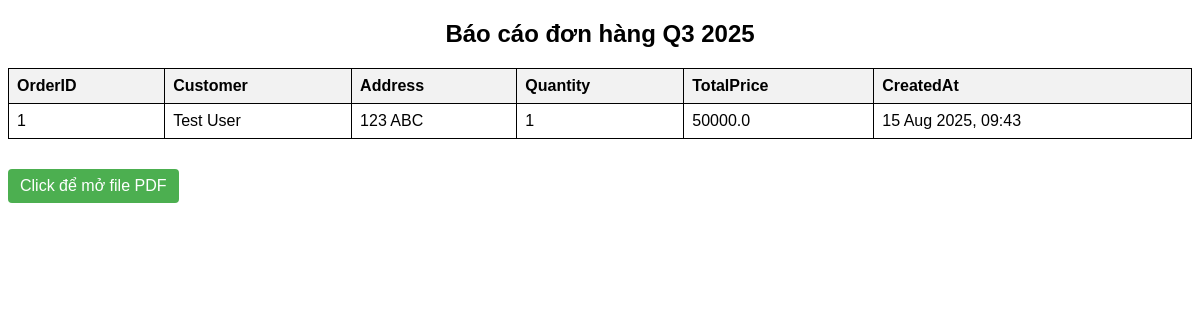
The app's page /storereport/quarter/ (signed in) with its own data.
### store/models.py (models this page shows, shortened)
class Order(models.Model):
    customer_name = models.CharField(max_length=150)
    address = models.CharField(max_length=255)
    phone = models.CharField(max_length=20, blank=True, null=True)
    created_at = models.DateTimeField(auto_now_add=True)
    total_price = models.FloatField(default=0.0)

### storereport/views.py (the view)
# urls.py: path('quarter/', views.report_in_quarter, name='quarter'),
def report_in_quarter(request):
    if not request.session.get('superuser', False):
        return render(request, 'storereport/no_permission.html')
    from store.models import Order
    from django.conf import settings
    from datetime import datetime
    import os
    from xhtml2pdf import pisa
    now = datetime.today()
    year = now.year
    month = now.month
    if month in [1,2,3]:
        start_month, end_month = 1,3
    elif month in [4,5,6]:
        start_month, end_month = 4,6
    elif month in [7,8,9]:
        start_month, end_month = 7,9
    else:
        start_month, end_month = 10,12
    orders = Order.objects.filter(
        created_at__year=year,
        created_at__month__gte=start_month,
        created_at__month__lte=end_month
    )
    data = []
    for order in orders:
        data.append({
            'OrderID': order.id,
            'Customer': order.customer_name,
            'Address': order.address,
            'TotalPrice': order.total_price,
            'CreatedAt': order.created_at,
            'Quantity': 1
        })
    quarter_number = (start_month-1)//3 +1
    context = {'orders': data, 'quarter': f"Q{quarter_number}", 'year': year}
    html_string = render(request, 'storereport/orders_report.html', context).content.decode('utf-8')
    if not os.path.exists(settings.MEDIA_ROOT):
        os.makedirs(settings.MEDIA_ROOT)
    pdf_filename = os.path.join(settings.MEDIA_ROOT, f"orders_report_q{quarter_number}_{year}.pdf")
    with open(pdf_filename, "w+b") as f:
        pisa_status = pisa.CreatePDF(html_string, dest=f)
    context['pdf_file'] = settings.MEDIA_URL + f"orders_report_q{quarter_number}_{year}.pdf"
    context['pisa_status'] = pisa_status.err
    return render(request, 'storereport/orders_report.html', context)

### storereport/templates/storereport/orders_report.html (shortened to what this page needs)
<!DOCTYPE html>
<html lang="en">
<head>
</head>
<body>
    <h2>Báo cáo đơn hàng {{ quarter }} {{ year }}</h2>
    {% if orders %}
        <table>
            <thead>
                <tr>
                    <th>OrderID</th>
                    <th>Customer</th>
                    <th>Address</th>
                    <th>Quantity</th>
                    <th>TotalPrice</th>
                    <th>CreatedAt</th>
                </tr>
            </thead>
            <tbody>
                {% for order in orders %}
                <tr>
                    <td>{{ order.OrderID }}</td>
                    <td>{{ order.Customer }}</td>
                    <td>{{ order.Address }}</td>
                    <td>{{ order.Quantity }}</td>
                    <td>{{ order.TotalPrice }}</td>
                    <td>{{ order.CreatedAt|date:"d M Y, H:i" }}</td>
                </tr>
                {% endfor %}
            </tbody>
        </table>
    {% else %}
        <p>Không có đơn hàng nào trong quý hiện hành.</p>
    {% endif %}
    {% if pdf_file %}
        <p>
            <a href="{{ pdf_file }}" target="_blank" class="pdf-link">Click để mở file PDF</a>
        </p>
    {% endif %}
</body>
</html>

### storereport/templates/storereport/orders_report.html (style rules this page uses)
body { font-family: Arial, sans-serif; }
h2 { text-align: center; margin-bottom: 20px; }
table { width: 100%; border-collapse: collapse; margin-bottom: 20px; }
th, td { border: 1px solid #000; padding: 8px; text-align: left; }
th { background-color: #f2f2f2; }
a.pdf-link { display: inline-block; margin-top: 10px; padding: 8px 12px; background-color: #4CAF50; color: white; text-decoration: none; border-radius: 4px; }

### records on screen
Order: Customer "Test User", Address "123 ABC", TotalPrice "50000.0", CreatedAt "15 Aug 2025, 09:43"

### other values on screen
{{ quarter }} "Q3"
{{ order.OrderID }} "1"
{{ order.Quantity }} "1"
